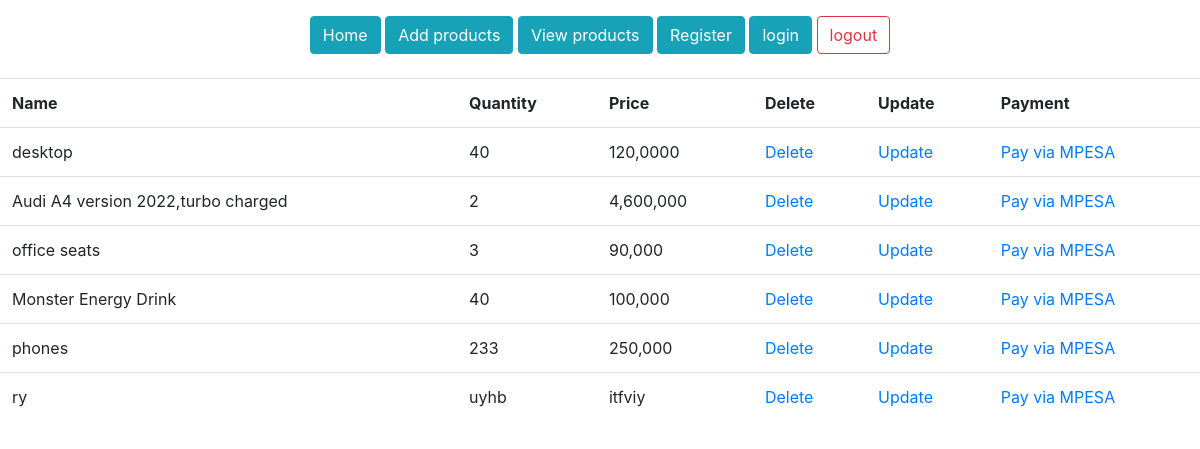
Before: /products/ (signed in) with the older database file.
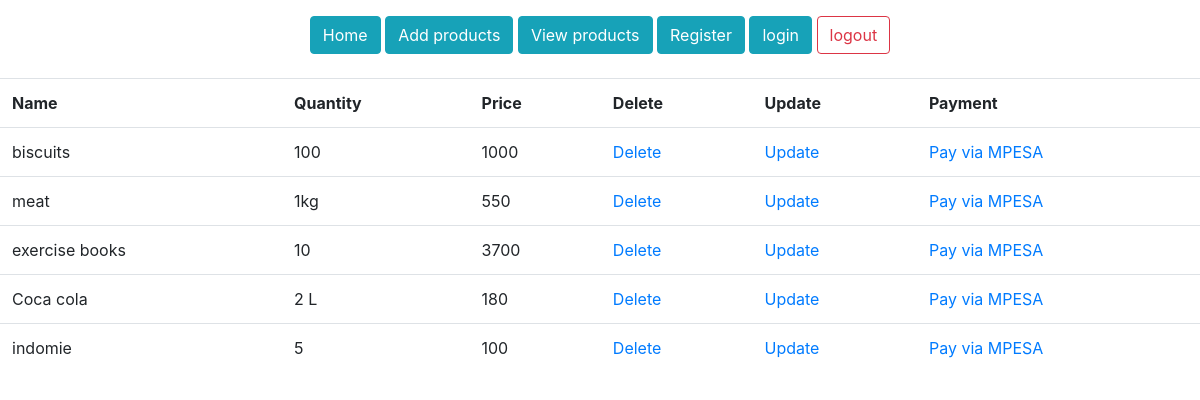
After: the same page with the newer database file.
### djangoRegistrationPage/models.py (models this page shows)
class Products(models.Model):
    prod_name = models.CharField(max_length=30, blank=False, null=False)
    prod_quantity = models.CharField(max_length=30, blank=False, null=False)
    prod_price = models.CharField(max_length=30, blank=False, null=False)

### djangoRegistrationPage/views.py (the view)
# urls.py: path('products/', general_views.view_products, name='products'),
@login_required()
def view_products(request):
    products = Products.objects.all()
    return render(request, 'products.html', {'products': products})

### templates/products.html
{% extends 'base.html'%}
{% load static %}
{% block content %}
    <section class="product-section">
        <div class="product-section-container">
            <table class="table">
                <tr>
                    <th>Name</th>
                    <th>Quantity</th>
                    <th>Price</th>
                    <th>Delete</th>
                    <th>Update</th>
                    <th>Payment</th>
                </tr>
                {% for product in products %}
                    <tr>
                        <td>{{ product.prod_name }}</td>
                        <td>{{ product.prod_quantity }}</td>
                        <td>{{ product.prod_price }}</td>
                        <td><a href="/delete-product/{{ product.id }}">Delete</a></td>
                        <td><a href="/update-product/{{ product.id }}">Update</a></td>
                        <td><a href="/pay/{{ product.id }}">Pay via MPESA</a></td>
                    </tr>
                {% endfor %}
            </table>
        </div>
    </section>
{% endblock %}

### templates/base.html (shortened to what this page needs)
<!DOCTYPE html>
<html lang="en">
<head>
    {% load static %}
    {% load crispy_forms_tags %}
    <link rel="stylesheet" href={% static "bootstrap/css/bootstrap.css" %}>
</head>
<body>
<section class="navigation-section">
    <div class="navigation-section-container d-flex justify-content-center mb-4 m-3">
        <nav class="navigation">
            <a href="{% url 'home' %}"><button class="btn btn-info">Home</button></a>
            <a href="{% url 'add-product' %}"><button class="btn btn-info">Add products</button></a>
            <a href="{% url 'products' %}"><button class="btn btn-info">View products</button></a>
            <a href="{% url 'register' %}"><button class="btn btn-info">Register</button></a>
            <a href="{% url 'login' %}"><button class="btn btn-info">login</button></a>
            <a href="{% url 'logout' %}"><button class="btn btn-outline-danger">logout</button></a>
        </nav>
    </div>
</section>
{% block content %}
{% endblock %}
</body>
</html>

Changed rows visible on the page:
removed Products: prod_name "desktop", prod_quantity "40", prod_price "120,0000"
removed Products: prod_name "Audi A4 version 2022,turbo charged", prod_quantity "2", prod_price "4,600,000"
removed Products: prod_name "office seats", prod_quantity "3", prod_price "90,000"
removed Products: prod_name "Monster Energy Drink", prod_quantity "40", prod_price "100,000"
removed Products: prod_name "phones", prod_quantity "233", prod_price "250,000"
removed Products: prod_name "ry", prod_quantity "uyhb", prod_price "itfviy"
added Products: prod_name "biscuits", prod_quantity "100", prod_price "1000"
added Products: prod_name "meat", prod_quantity "1kg", prod_price "550"
added Products: prod_name "exercise books", prod_quantity "10", prod_price "3700"
added Products: prod_name "Coca cola", prod_quantity "2 L", prod_price "180"
added Products: prod_name "indomie", prod_quantity "5", prod_price "100"
